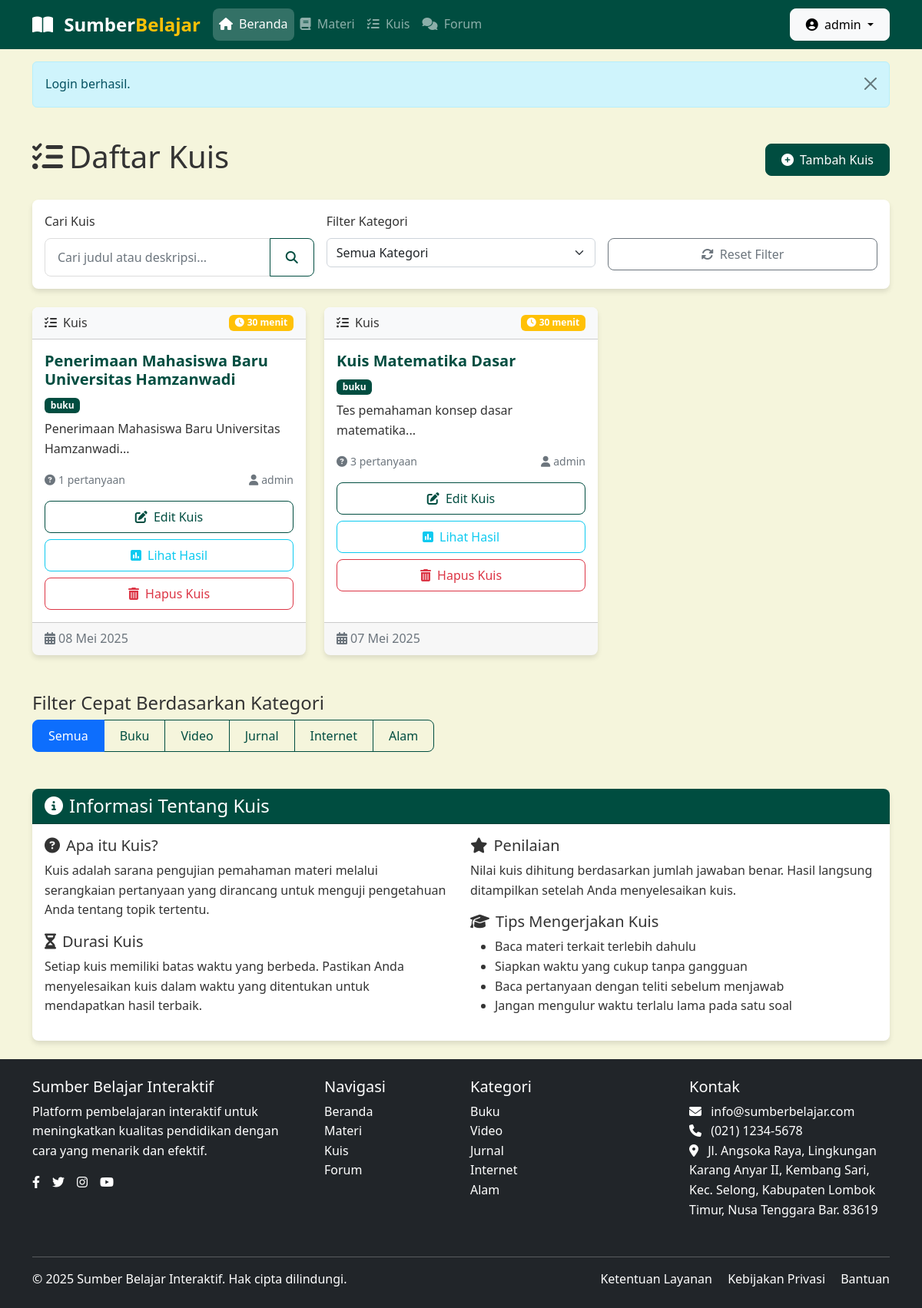
The app's page /quiz/index.php (signed in) with its own data.
### tables this page shows
CREATE TABLE quiz (
        id INTEGER PRIMARY KEY AUTOINCREMENT,
        judul TEXT NOT NULL,
        kategori TEXT NOT NULL,
        deskripsi TEXT NOT NULL,
        durasi INTEGER NOT NULL,
        materi_id INTEGER,
        user_id INTEGER,
        created_at TIMESTAMP DEFAULT CURRENT_TIMESTAMP,
        updated_at TIMESTAMP DEFAULT CURRENT_TIMESTAMP,
        FOREIGN KEY (materi_id) REFERENCES materi(id),
        FOREIGN KEY (user_id) REFERENCES users(id)
    );

### includes/functions.php (called while the page is built, shortened)
<?php
function is_admin() {
    return isset($_SESSION['role']) && $_SESSION['role'] === 'admin';
}
function format_date($date, $include_time = true) {
    $date_obj = new DateTime($date);
    $format = $include_time ? 'd F Y, H:i' : 'd F Y';
    $months = [
        'January' => 'Januari',
        'February' => 'Februari',
        'March' => 'Maret',
        'April' => 'April',
        'May' => 'Mei',
        'June' => 'Juni',
        'July' => 'Juli',
        'August' => 'Agustus',
        'September' => 'September',
        'October' => 'Oktober',
        'November' => 'November',
        'December' => 'Desember'
    ];
    $formatted = $date_obj->format($format);
    foreach ($months as $en => $id) {
        $formatted = str_replace($en, $id, $formatted);
    }
    return $formatted;
}
function get_categories() {
    return [
        'buku' => 'Buku',
        'video' => 'Video',
        'jurnal' => 'Jurnal',
        'internet' => 'Internet',
        'alam' => 'Alam'
    ];
}
?>

### config/database.php (called while the page is built, shortened)
<?php
$db_path = __DIR__ . '/../db/sumber_belajar.sqlite';
$conn = new SQLite3($db_path);
function execute_query($sql, $params = [], $types = "") {
    global $conn;
    try {
        $stmt = $conn->prepare($sql);
        if (!empty($params)) {
            foreach ($params as $i => $param) {
                $index = $i + 1;
                if (is_int($param)) {
                    $stmt->bindValue($index, $param, SQLITE3_INTEGER);
                } elseif (is_float($param)) {
                    $stmt->bindValue($index, $param, SQLITE3_FLOAT);
                } elseif (is_null($param)) {
                    $stmt->bindValue($index, null, SQLITE3_NULL);
                } else {
                    $stmt->bindValue($index, $param, SQLITE3_TEXT);
                }
            }
        }
        $result = $stmt->execute();
        return ['stmt' => $stmt, 'result' => $result];
    } catch (Exception $e) {
        error_log("Database error: " . $e->getMessage());
        return false;
    }
}
function get_records($sql, $params = [], $types = "") {
    $query = execute_query($sql, $params, $types);
    $rows = [];
    while ($row = $query['result']->fetchArray(SQLITE3_ASSOC)) {
        $rows[] = $row;
    }
    return $rows;
}

### quiz/index.php (the view, shortened to what this page needs)
<?php
require_once '../config/database.php';
require_once '../includes/functions.php';
$search = isset($_GET['search']) ? sanitize($_GET['search']) : '';
$sql = "SELECT q.*, u.username as created_by,
        (SELECT COUNT(*) FROM quiz_questions qq WHERE qq.quiz_id = q.id) as total_questions";
$sql .= " FROM quiz q LEFT JOIN users u ON q.user_id = u.id WHERE 1=1";
$params = [];
$types = "";
$sql .= " ORDER BY q.created_at DESC";
$quizzes = get_records($sql, $params, $types);
$categories = get_categories();
?>
<!DOCTYPE html>
<html lang="id">
<head>
    <link href="https://cdn.jsdelivr.net/npm/bootstrap@5.2.3/dist/css/bootstrap.min.css" rel="stylesheet">
    <link rel="stylesheet" href="https://cdnjs.cloudflare.com/ajax/libs/font-awesome/6.2.0/css/all.min.css">
    <link rel="stylesheet" href="../assets/css/style.css">
</head>
<body>
<?php include '../includes/header.php'; ?>
<main class="container py-4">
    <div class="d-flex justify-content-between align-items-center mb-4">
        <h1>
            <i class="fas fa-tasks me-2"></i>Daftar Kuis
        </h1>
        <?php if (is_admin()): ?>
            <a href="add.php" class="btn btn-primary">
                <i class="fas fa-plus-circle me-2"></i>Tambah Kuis
            </a>
        <?php endif; ?>
    </div>
    <div class="card mb-4">
        <div class="card-body">
            <form action="index.php" method="GET" class="row g-3">
                <div class="col-md-4">
                    <label for="search" class="form-label">Cari Kuis</label>
                    <div class="input-group">
                        <input type="text" class="form-control" id="search" name="search" placeholder="Cari judul atau deskripsi..." value="<?= htmlspecialchars($search) ?>">
                        <button class="btn btn-outline-primary" type="submit">
                            <i class="fas fa-search"></i>
                        </button>
                    </div>
                </div>
                <div class="col-md-4">
                    <label for="kategori" class="form-label">Filter Kategori</label>
                    <select class="form-select" id="kategori" name="kategori" onchange="this.form.submit()">
                        <option value="">Semua Kategori</option>
                    </select>
                </div>
                <div class="col-md-4">
                    <label class="form-label">&nbsp;</label>
                    <div>
                        <a href="index.php" class="btn btn-outline-secondary w-100">
                            <i class="fas fa-sync-alt me-2"></i>Reset Filter
                        </a>
                    </div>
                </div>
            </form>
        </div>
    </div>
    <div class="row">
        <?php if (!empty($quizzes)): ?>
            <?php foreach ($quizzes as $quiz): ?>
                <div class="col-md-4 mb-4">
                    <div class="card h-100 quiz-item" data-category="<?= htmlspecialchars($quiz['kategori']) ?>">
                        <div class="card-header bg-light d-flex justify-content-between align-items-center">
                            <span>
                                <i class="fas fa-tasks me-2"></i>Kuis
                            </span>
                            <span class="badge bg-warning">
                                <i class="fas fa-clock me-1"></i><?= $quiz['durasi'] ?> menit
                            </span>
                        </div>
                        <div class="card-body">
                            <h5 class="card-title"><?= htmlspecialchars($quiz['judul']) ?></h5>
                            <span class="badge bg-primary mb-2"><?= htmlspecialchars($quiz['kategori']) ?></span>
                            <p class="card-text"><?= nl2br(htmlspecialchars(substr($quiz['deskripsi'], 0, 100))) ?>...</p>
                            <div class="d-flex justify-content-between align-items-center text-muted small mb-3">
                                <span><i class="fas fa-question-circle me-1"></i><?= $quiz['total_questions'] ?> pertanyaan</span>
                                <span><i class="fas fa-user me-1"></i><?= htmlspecialchars($quiz['created_by']) ?></span>
                            </div>
                            <div class="d-grid">
                                <?php if (is_admin() || ($_SESSION['role'] === 'teacher' && $quiz['user_id'] == $_SESSION['user_id'])): ?>
                                    <a href="edit.php?id=<?= $quiz['id'] ?>" class="btn btn-outline-primary mb-2">
                                        <i class="fas fa-edit me-1"></i> Edit Kuis
                                    </a>
                                    <a href="results.php?id=<?= $quiz['id'] ?>" class="btn btn-outline-info mb-2">
                                        <i class="fas fa-poll me-1"></i> Lihat Hasil
                                    </a>
                                    <a href="delete.php?id=<?= $quiz['id'] ?>" class="btn btn-outline-danger">
                                        <i class="fas fa-trash-alt me-1"></i> Hapus Kuis
                                    </a>
                                <?php endif; ?>
                            </div>
                        </div>
                        <div class="card-footer text-muted">
                            <i class="fas fa-calendar-alt me-1"></i><?= format_date($quiz['created_at'], false) ?>
                        </div>
                    </div>
                </div>
            <?php endforeach; ?>
        <?php endif; ?>
    </div>
    <div class="mt-4 mb-5">
        <h4>Filter Cepat Berdasarkan Kategori</h4>
        <div class="btn-group" role="group">
            <button type="button" class="btn btn-outline-primary filter-btn active" data-category="all" onclick="filterQuizzes('all')">
                Semua
            </button>
            <?php foreach ($categories as $key => $value): ?>
                <button type="button" class="btn btn-outline-primary filter-btn" data-category="<?= $key ?>" onclick="filterQuizzes('<?= $key ?>')">
                    <?= $value ?>
                </button>
            <?php endforeach; ?>
        </div>
    </div>
    <div class="card mt-4">
        <div class="card-header bg-primary text-white">
            <h4 class="mb-0"><i class="fas fa-info-circle me-2"></i>Informasi Tentang Kuis</h4>
        </div>
        <div class="card-body">
            <div class="row">
                <div class="col-md-6">
                    <h5><i class="fas fa-question-circle me-2"></i>Apa itu Kuis?</h5>
                    <p>Kuis adalah sarana pengujian pemahaman materi melalui serangkaian pertanyaan yang dirancang untuk menguji pengetahuan Anda tentang topik tertentu.</p>
                    <h5><i class="fas fa-hourglass-half me-2"></i>Durasi Kuis</h5>
                    <p>Setiap kuis memiliki batas waktu yang berbeda. Pastikan Anda menyelesaikan kuis dalam waktu yang ditentukan untuk mendapatkan hasil terbaik.</p>
                </div>
                <div class="col-md-6">
                    <h5><i class="fas fa-star me-2"></i>Penilaian</h5>
                    <p>Nilai kuis dihitung berdasarkan jumlah jawaban benar. Hasil langsung ditampilkan setelah Anda menyelesaikan kuis.</p>
                    <h5><i class="fas fa-graduation-cap me-2"></i>Tips Mengerjakan Kuis</h5>
                    <ul>
                        <li>Baca materi terkait terlebih dahulu</li>
                        <li>Siapkan waktu yang cukup tanpa gangguan</li>
                        <li>Baca pertanyaan dengan teliti sebelum menjawab</li>
                        <li>Jangan mengulur waktu terlalu lama pada satu soal</li>
                    </ul>
                </div>
            </div>
        </div>
    </div>
</main>
<?php include '../includes/footer.php'; ?>
</body>
</html>

### assets/css/style.css (style rules this page uses)
:root { --primary-color: #004D40; --secondary-color: #FFC107; --warning-color: #FF9800; --danger-color: #e74c3c; --info-color: #2196F3; --light-color: #F5F5DC; --dark-color: #004D40; --text-color: #333333; --link-color: #006064; --hover-color: #FFDAB9; --border-radius: 0.5rem; }
body { font-family: 'Segoe UI', Tahoma, Geneva, Verdana, sans-serif; color: var(--text-color); line-height: 1.6; background-color: var(--light-color); }
.card { border-radius: var(--border-radius); box-shadow: 0 4px 6px rgba(0, 0, 0, 0.1); transition: transform 0.3s ease, box-shadow 0.3s ease; border: none; overflow: hidden; }
.card-title { font-weight: 600; color: var(--primary-color); }
.btn { border-radius: var(--border-radius); font-weight: 500; padding: 0.5rem 1.25rem; transition: all 0.3s ease; }
.btn-primary { background-color: var(--primary-color); border-color: var(--primary-color); }
.btn-outline-primary { color: var(--primary-color); border-color: var(--primary-color); }
.form-control { border-radius: var(--border-radius); padding: 0.75rem 1rem; border: 1px solid #ddd; transition: border-color 0.3s ease, box-shadow 0.3s ease; }
.form-label { font-weight: 500; margin-bottom: 0.5rem; }
.bg-primary { background-color: var(--primary-color) !important; }

### records on screen
quiz: durasi "30", judul "Penerimaan Mahasiswa Baru Universitas Hamzanwadi", kategori "buku", deskripsi "Penerimaan Mahasiswa Baru Universitas Hamzanwadi", total_questions "1", created_by "admin", created_at "08 Mei 2025"
quiz: durasi "30", judul "Kuis Matematika Dasar", kategori "buku", deskripsi "Tes pemahaman konsep dasar matematika", total_questions "3", created_by "admin", created_at "07 Mei 2025"

### other values on screen
$_SESSION['username'] "admin"
$_SESSION['flash_message'] "Login berhasil."
$value "Buku"
$value "Video"
$value "Jurnal"
$value "Internet"
$value "Alam"
